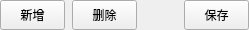
                 <widget class="QWidget" name="widget_9" native="true">
                  <property name="maximumSize">
                   <size>
                    <width>16777215</width>
                    <height>30</height>
                   </size>
                  </property>
                  <layout class="QGridLayout" name="gridLayout_47">
                   <property name="leftMargin">
                    <number>0</number>
                   </property>
                   <property name="topMargin">
                    <number>0</number>
                   </property>
                   <property name="rightMargin">
                    <number>0</number>
                   </property>
                   <property name="bottomMargin">
                    <number>0</number>
                   </property>
                   <property name="horizontalSpacing">
                    <number>7</number>
                   </property>
                   <property name="verticalSpacing">
                    <number>0</number>
                   </property>
                   <item row="0" column="1">
                    <widget class="QPushButton" name="btn_readerDelete">
                     <property name="minimumSize">
                      <size>
                       <width>65</width>
                       <height>30</height>
                      </size>
                     </property>
                     <property name="maximumSize">
                      <size>
                       <width>65</width>
                       <height>30</height>
                      </size>
                     </property>
                     <property name="font">
                      <font>
                       <family>微软雅黑</family>
                      </font>
                     </property>
                     <property name="text">
                      <string>删除</string>
                     </property>
                    </widget>
                   </item>
                   <item row="0" column="0">
                    <widget class="QPushButton" name="btn_readerAdd">
                     <property name="minimumSize">
                      <size>
                       <width>65</width>
                       <height>30</height>
                      </size>
                     </property>
                     <property name="maximumSize">
                      <size>
                       <width>65</width>
                       <height>30</height>
                      </size>
                     </property>
                     <property name="font">
                      <font>
                       <family>微软雅黑</family>
                      </font>
                     </property>
                     <property name="text">
                      <string>新增</string>
                     </property>
                    </widget>
                   </item>
                   <item row="0" column="3">
                    <widget class="QPushButton" name="btn_readerSave">
                     <property name="minimumSize">
                      <size>
                       <width>65</width>
                       <height>30</height>
                      </size>
                     </property>
                     <property name="maximumSize">
                      <size>
                       <width>65</width>
                       <height>30</height>
                      </size>
                     </property>
                     <property name="text">
                      <string>保存</string>
                     </property>
                    </widget>
                   </item>
                   <item row="0" column="2">
                    <spacer name="horizontalSpacer_23">
                     <property name="orientation">
                      <enum>Qt::Horizontal</enum>
                     </property>
                     <property name="sizeHint" stdset="0">
                      <size>
                       <width>40</width>
                       <height>20</height>
                      </size>
                     </property>
                    </spacer>
                   </item>
                  </layout>
                 </widget>
